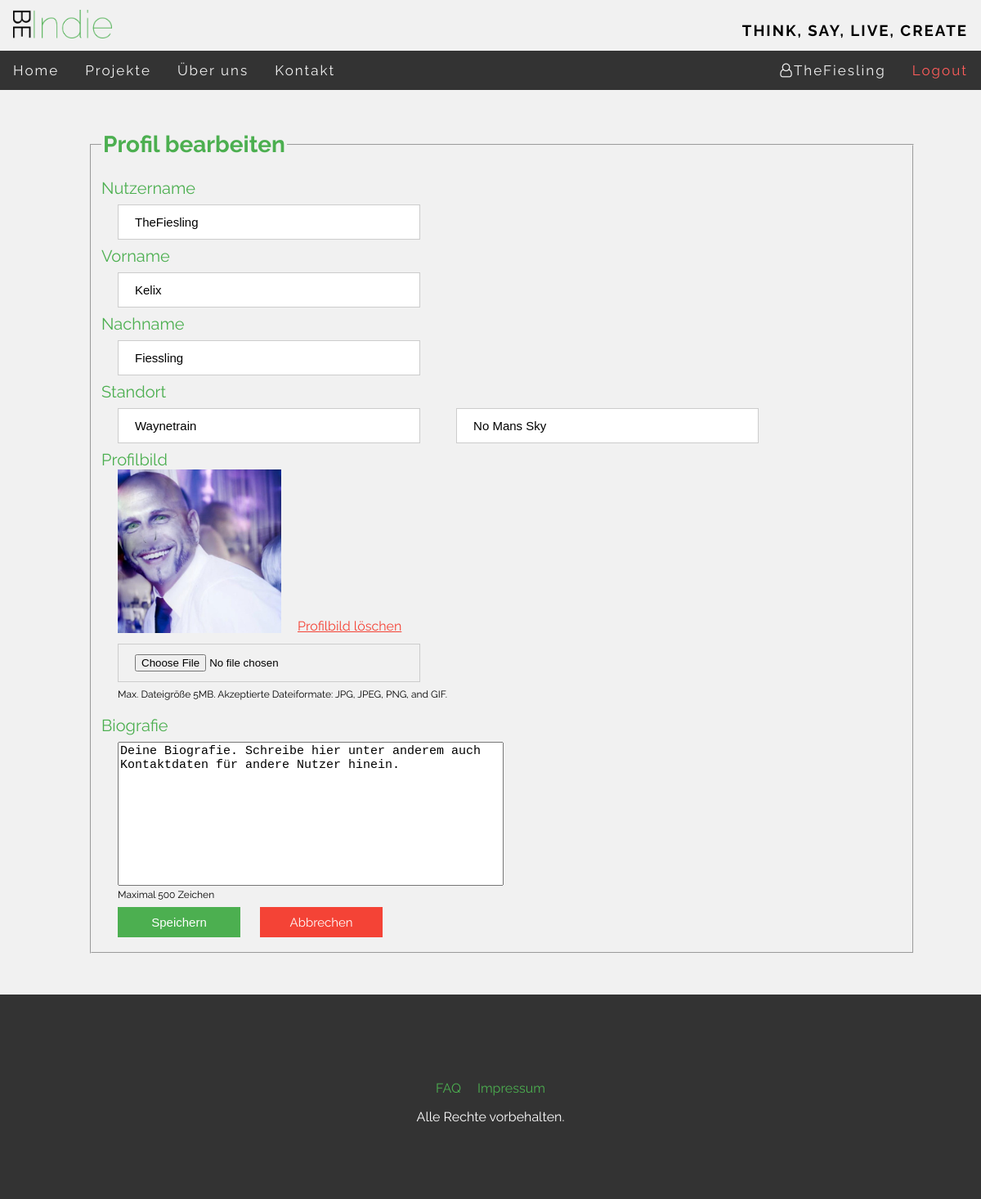
Screenshot of /BeIndie/index.php?page=edit_profile&id=4 (signed in) with the database file from the repository.
### tables this page shows
CREATE TABLE `user` (
  `user_ID` int(11) NOT NULL,
  `email` varchar(200) NOT NULL,
  `user_name` varchar(30) NOT NULL,
  `first_name` varchar(200) DEFAULT NULL,
  `last_name` varchar(200) DEFAULT NULL,
  `avatar` varchar(200) DEFAULT NULL,
  `location` varchar(200) DEFAULT NULL,
  `crypt_pw` varchar(200) NOT NULL,
  `user_bio` varchar(500) DEFAULT NULL
);

### BeIndie/includes/pages/edit_profile/edit_profile.php (the view, shortened to what this page needs)
<?php
$uid = $_GET["id"];
include ("includes/functions/swConnect.php");
$query1 = "SELECT user_name, first_name, last_name, location, avatar, user_bio, email FROM user u WHERE user_ID='" . $uid . "'";
$result1 = mysqli_query($conn, $query1);
$output1 = mysqli_fetch_assoc($result1);
$location_explode = explode(", ", $output1["location"]);
?>
<div id="edit_wrapper">
    <fieldset>
        <legend>Profil bearbeiten</legend>
        <form id="user_info" action="includes/functions/check_profile_edit.php?id=<?=$uid?>" method="POST" enctype="multipart/form-data">
            <label><p>Nutzername</p></label>
            <input type="text" id="uname" name="uname" maxlength="30" value="<?=$output1["user_name"]?>" required>
            <label><p>Vorname</p></label>
            <input type="text" id="fname" name="fname" maxlength="200" placeholder="Vorname" <?php if ($output1["first_name"] != NULL){?> value="<?=utf8_encode($output1["first_name"])?>" <?php } ?>>
            <label><p>Nachname</p></label>
            <input type="text" id="lname" name="lname" maxlength="200" placeholder="Nachname" <?php if ($output1["last_name"] != NULL){?> value="<?=utf8_encode($output1["last_name"])?>" <?php } ?>>
            <label><p>Standort</p></label>
            <input type="text" id="city" name="location_city" placeholder="Stadt" class="location" maxlength="100" value="<?=utf8_encode($location_explode[0])?>">
            <input type="text" id="country" name="location_country" placeholder="Land" class="location" maxlength="100" <?php if ($output1["location"] != NULL) {?> value="<?=utf8_encode($location_explode[1])?>" <?php } ?>>
            <label><p>Profilbild</p></label>
            <div id='img'>
                <img src="<?php if($output1["avatar"] != NULL){ echo $output1["avatar"]; }else{ echo "images/u_images/standard_avatar.png"; }?>"><br/>
                <?php if($output1["avatar"] != NULL){?><a href='includes/functions/delete_uimg.php?id=<?=$uid?>' id='deleteimg'>Profilbild löschen</a> <?php } ?>
            </div>
            <input id="uimg" type="file" name="uimg">
            <p id="img_info">Max. Dateigröße 5MB. Akzeptierte Dateiformate: JPG, JPEG, PNG, and GIF.</p>
            <label><p>Biografie</p></label>
            <textarea name="bio" form="user_info" rows="10" cols="50" maxlength="500"><?php if($output1["user_bio"]!=NULL){echo utf8_encode($output1["user_bio"]);}else{echo "Deine Biografie. Schreibe hier unter anderem auch Kontaktdaten für andere Nutzer hinein.";} ?></textarea><br/>
            <p id="reminder">Maximal 500 Zeichen</p>
            <button type="submit" class="save_button" name="submit">Speichern</button>
            <ul id='abort'><li><a href="index.php?page=user_profile&id=<?=$uid?>">Abbrechen</a></li></ul>
        </form>
    </fieldset>
</div>

### BeIndie/css/style.css (style rules this page uses)
* { margin: 0; }
body { background-color: #f1f1f1; }
body,h2,h3,h4,h5,h6,h7 { font-family: 'Raleway', sans-serif; }
.container label { padding-left: 20px; }

### BeIndie/includes/pages/edit_profile/css/edit_profile.css (style rules this page uses)
#edit_wrapper { width: 980px; margin: 0 auto; }
#edit_wrapper fieldset { width: 980px; margin: 50px auto; }
fieldset legend { font-weight: bold; color: #4CAF50; font-size: 28px; }
fieldset label p { font-size: 20px; color: #4CAF50; }
fieldset input { width: 370px; padding: 12px 20px; margin: 8px 20px; display: inline-block; border: 1px solid #ccc; box-sizing: border-box; }
fieldset input[type="text"] { font-size: 15px; }
#img { width: 100%; height: 200px; margin-bottom: 5px; }
fieldset img { float: left; width: 200px; height: 200px; margin: 0 20px; }
#deleteimg { float: left; color: #f44336; text-decoration: underline; margin-top: 163px; }
fieldset textarea { margin: 8px 20px 0 20px; font-size: 15px; resize: none; }
.save_button { background-color: #4CAF50; color: white; padding: 10px 0px; margin: 8px 20px; border: none; cursor: pointer; width: 150px; font-size: 15px; }
ul#abort { list-style-type: none; background-color: #f44336; display: inline-block; padding: 9px 0px; margin: 7px 0px; width: 150px; text-align: center; }
ul#abort li a { color: white; border: none; cursor: pointer; font-size: 15px; text-decoration: none; }
#reminder { font-size: 12px; padding: 0; margin: 0 20px; }
#img_info { margin-left: 20px; font-size: 12px; }

### rows the page displays
user: uname "TheFiesling", fname "Kelix", lname "Fiessling", location_city "Waynetrain", location_country "No Mans Sky", avatar (picture), bio "Deine Biografie. Schreibe hier unter anderem auch Kontaktdaten für andere Nutzer hinein."

### other values shown
$_SESSION["username"] "TheFiesling"
